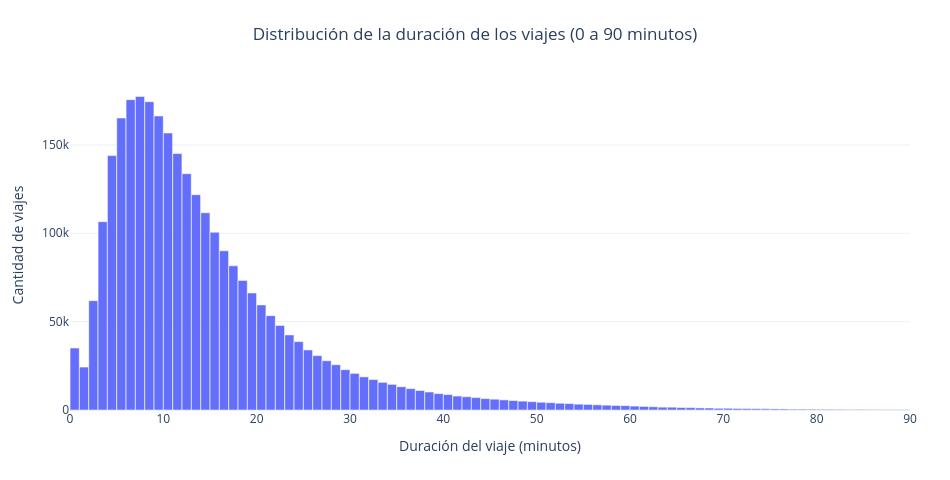

Write notebook code for a chart like this one.
### Markdown cell above
**Interpretación.** Las estadísticas descriptivas confirman anomalías en varias variables:

- `trip_distance` registra un máximo de **312.722 millas**, equivalente a más de doce veces la
  circunferencia de la Tierra en un solo viaje, y un mínimo de 0 millas (60.371 viajes con distancia
  cero).
- `fare_amount` y `total_amount` presentan **valores negativos** (hasta −900 USD), propios de
  anulaciones y reversos contables.
- La desviación estándar de `trip_distance` (225) es sesenta veces su mediana (1,68), señal
  inequívoca de valores extremos.

Estos hallazgos definen la agenda de la preparación de datos: sin depuración, ningún modelo puede
aprender la relación real entre distancia y duración.

### 2.7 Distribución de la variable objetivo

### Code cell
# Para la visualización se recorta el eje a 90 minutos; los valores extremos se
# analizan aparte para no comprimir el histograma.
# Con casi tres millones de registros no se envían los datos crudos al gráfico:
# np.histogram cuenta cuántos valores caen en cada intervalo y devuelve esos conteos
# junto con los bordes de los intervalos, de modo que el gráfico transporta 90 barras
# en lugar de millones de puntos. Es la práctica que permite visualizar volúmenes
# masivos sin saturar el navegador.
duracion_visible = df.loc[df.duracion_min.between(0, 90), "duracion_min"]
conteo, bordes = np.histogram(duracion_visible, bins=90)
centros = (bordes[:-1] + bordes[1:]) / 2

fig = px.bar(x=centros, y=conteo,
             title="Distribución de la duración de los viajes (0 a 90 minutos)")
fig.update_layout(showlegend=False, bargap=0.02,
                  xaxis_title="Duración del viaje (minutos)",
                  yaxis_title="Cantidad de viajes")
mostrar(fig, "eda_objetivo_histograma")

percentiles = df.duracion_min.quantile([0.01, 0.05, 0.25, 0.50, 0.75, 0.90, 0.95, 0.99, 0.999])
print("Percentiles de la duración (minutos):")
print(percentiles)
print(f"\nAsimetría (skewness) : {df.duracion_min.skew():,.2f}")
print(f"Curtosis             : {df.duracion_min.kurtosis():,.2f}")

### Figure 1 — Plotly figure (JSON) as saved in the notebook; plotly's stock layout.template omitted (floating-point values rounded to 4 significant figures)
{"data": [{"hovertemplate": "x=%{x}<br>y=%{y}<extra></extra>", "legendgroup": "", "marker": {"color": "#636efa", "pattern": {"shape": ""}}, "name": "", "orientation": "v", "showlegend": false, "textposition": "auto", "type": "bar", "x": [0.5, 1.5, 2.5, 3.5, 4.5, 5.5, 6.5, 7.5, 8.5, 9.5, 10.5, 11.5, 12.5, 13.5, 14.5, 15.5, 16.5, 17.5, 18.5, 19.5, 20.5, 21.5, 22.5, 23.5, 24.5, 25.5, 26.5, 27.5, 28.5, 29.5, 30.5, 31.5, 32.5, 33.5, 34.5, 35.5, 36.5, 37.5, 38.5, 39.5, 40.5, 41.5, 42.5, 43.5, 44.5, 45.5, 46.5, 47.5, 48.5, 49.5, 50.5, 51.5, 52.5, 53.5, 54.5, 55.5, 56.5, 57.5, 58.5, 59.5, 60.5, 61.5, 62.5, 63.5, 64.5, 65.5, 66.5, 67.5, 68.5, 69.5, 70.5, 71.5, 72.5, 73.5, 74.5, 75.5, 76.5, 77.5, 78.5, 79.5, 80.5, 81.5, 82.5, 83.5, 84.5, 85.5, 86.5, 87.5, 88.5, 89.5], "xaxis": "x", "y": [35065, 24287, 61841, 106520, 143922, 165195, 175590, 177371, 174414, 166329, 156684, 145065, 133706, 121798, 111567, 100564, 90047, 81546, 73304, 66217, 59459, 53372, 47797, 42470, 38688, 33981, 30750, 27861, 25617, 22809, 20708, 18761, 17229, 15635, 14492, 13147, 12076, 11023, 10169, 9260, 8738, 7885, 7512, 7025, 6457, 6114, 5708, 5360, 5010, 4711, 4384, 4147, 3814, 3627, 3305, 3141, 2937, 2720, 2524, 2458, 2196, 2007, 1828, 1606, 1596, 1393, 1341, 1160, 1131, 972, 978, 870, 810, 743, 701, 631, 589, 494, 482, 454, 414, 410, 372, 312, 336, 289, 260, 241, 238, 209], "yaxis": "y"}], "layout": {"bargap": 0.02, "barmode": "relative", "height": 480, "legend": {"tracegroupgap": 0}, "margin": {"b": 70, "l": 70, "r": 40, "t": 80}, "showlegend": false, "title": {"text": "Distribución de la duración de los viajes (0 a 90 minutos)", "x": 0.5}, "width": 950, "xaxis": {"anchor": "y", "domain": [0.0, 1.0], "title": {"text": "Duración del viaje (minutos)"}}, "yaxis": {"anchor": "x", "domain": [0.0, 1.0], "title": {"text": "Cantidad de viajes"}}}}
